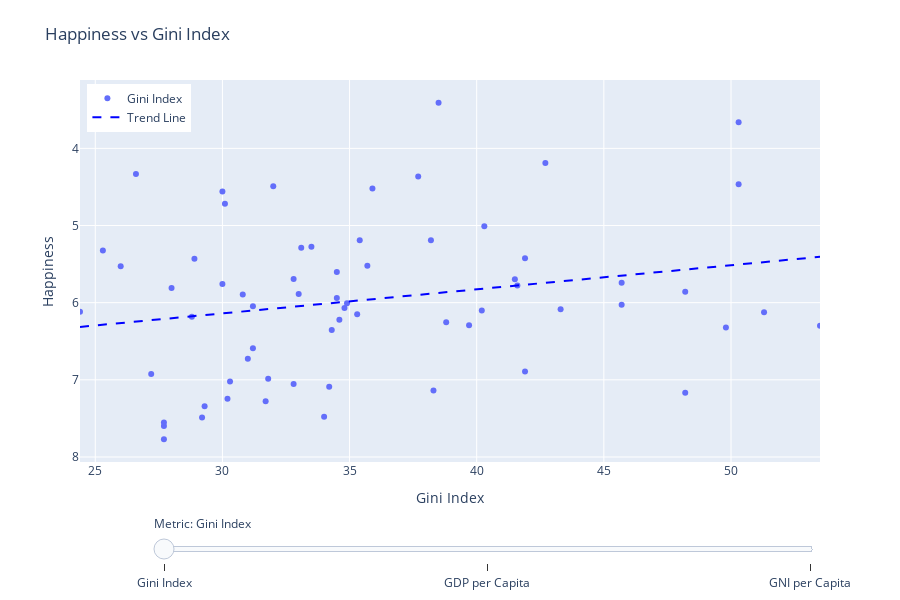

The notebook cell this image was saved under:
### Markdown cell above
**Money does buy happiness**

It is often proposed that greater national wealth leads to higher levels of happiness among citizens. To see wether they are correlated, we analysed how average happiness scores relate to three key economic indicators: Gross Domestic Product (GDP), Gross National Income (GNI), and the Gini Index (Income inequality).



The trendlines suggest that countries with higher GDP and GNI often report higher happiness levels. This supports the general belief that wealth leads to happiness due to the fact that wealth increases access to basic needs, and social stability, factors that are positively associated with well-being and happiness. However, the relationship is not linear, and several wealthy countries show only moderate happiness scores, this suggests other factors are still extremely relevant and happiness cannot be predicted by looking at wealth alone. Correlation does not imply causation, and the observed pattern may be influenced by unmeasured factors.

The third plot, Happiness vs Gini Index, presents a different insight. Within this dataset, a negative correlation is visible, with happiness tending to decline as income inequality (measured by the Gini Index) increases. . In other words, even among wealthier nations, greater inequality is associated with lower average happiness. This aligns with findings by researchers such as Oishi et al., (2011), who in their research found that americans reported being happier on average in years where the national income inequality was less. This suggests income inequality might be a factor which has impact on the happiness . However income inequality may be acting as a substitute for how people perceive the fairness in society and the level of social mobility people have. Happiness is also a subjective measurement, and cultural differences in how inequality is perceived can vary widely, potentially affecting how people respond in surveys.

The plots suggest that while wealth does matter, its distribution may be even more of a factor. Factors such as income equality are likely important to how people will respond to questions about their happiness.

### Code cell
import pandas as pd
import numpy as np
import plotly.graph_objects as go
from plotly.offline import init_notebook_mode, iplot

init_notebook_mode(connected=True)

df = pd.read_csv('final.csv')

df['Happiness_rank'] = df['Happiness'].rank(method='min', ascending=False).astype(int)
total_countries = df['Country'].nunique()

df_gini = df.dropna(subset=['Gini_index', 'Happiness', 'Country', 'Happiness_rank'])
df_gdp  = df.dropna(subset=['GDP_current_usd', 'Happiness', 'Country', 'Happiness_rank'])
df_gni  = df.dropna(subset=['GNI_current_usd', 'Happiness', 'Country', 'Happiness_rank'])

# Zoomed-in x-axis ranges (but full data still used for trendlines)
x_range_gini = [df_gini['Gini_index'].min(), df_gini['Gini_index'].max()]
x_range_gdp  = [df_gdp['GDP_current_usd'].min(), 5e11]  # 0.5 trillion
x_range_gni  = [df_gni['GNI_current_usd'].min(), 5e11]  # 0.5 trillion
y_range      = [df['Happiness'].min(), df['Happiness'].max()]

def add_trend_trace(x, y, color, visible=True):
    x_vals = x.values
    y_vals = y.values
    slope, intercept = np.polyfit(x_vals, y_vals, 1)
    x_trend = np.linspace(min(x_vals), max(x_vals), 100)
    y_trend = slope * x_trend + intercept
    
    return go.Scatter(
        x=x_trend,
        y=y_trend,
        mode='lines',
        line=dict(color=color, dash='dash'),
        name='Trend Line',
        visible=visible,
        hoverinfo='skip'
    )

trace_gini = go.Scatter(
    x=df_gini['Gini_index'],
    y=df_gini['Happiness'],
    mode='markers',
    name='Gini Index',
    visible=True,
    text=df_gini['Country'],
    customdata=df_gini['Happiness_rank'],
    hovertemplate=(
        "Country: %{text}<br>"
        f"Rank: %{{customdata}} out of {total_countries}<br>"
        "Gini Index: %{x:.1f}<br>"
        "Happiness: %{y:.2f}<extra></extra>"
    )
)

trace_gdp = go.Scatter(
    x=df_gdp['GDP_current_usd'],
    y=df_gdp['Happiness'],
    mode='markers',
    name='GDP per Capita',
    visible=False,
    text=df_gdp['Country'],
    customdata=df_gdp['Happiness_rank'],
    hovertemplate=(
        "Country: %{text}<br>"
        f"Rank: %{{customdata}} out of {total_countries}<br>"
        "GDP per Capita: $%{x:,.0f}<br>"
        "Happiness: %{y:.2f}<extra></extra>"
    )
)

trace_gni = go.Scatter(
    x=df_gni['GNI_current_usd'],
    y=df_gni['Happiness'],
    mode='markers',
    name='GNI per Capita',
    visible=False,
    text=df_gni['Country'],
    customdata=df_gni['Happiness_rank'],
    hovertemplate=(
        "Country: %{text}<br>"
        f"Rank: %{{customdata}} out of {total_countries}<br>"
        "GNI per Capita: $%{x:,.0f}<br>"
        "Happiness: %{y:.2f}<extra></extra>"
    )
)

trend_gini = add_trend_trace(df_gini['Gini_index'], df_gini['Happiness'], 'blue', True)
trend_gdp  = add_trend_trace(df_gdp['GDP_current_usd'], df_gdp['Happiness'], 'blue', False)
trend_gni  = add_trend_trace(df_gni['GNI_current_usd'], df_gni['Happiness'], 'blue', False)

fig = go.Figure(data=[trace_gini, trace_gdp, trace_gni, trend_gini, trend_gdp, trend_gni])

steps = [
    dict(method='update', label='Gini Index',
         args=[{'visible': [True, False, False, True, False, False]},
               {'title': 'Happiness vs Gini Index',
                'xaxis': {'title': 'Gini Index', 'range': x_range_gini, 'fixedrange': True},
                'yaxis': {'title': 'Happiness', 'range': y_range, 'fixedrange': True}}]),
    dict(method='update', label='GDP per Capita',
         args=[{'visible': [False, True, False, False, True, False]},
               {'title': 'Happiness vs GDP per Capita',
                'xaxis': {'title': 'GDP per Capita (USD)', 'range': x_range_gdp, 'fixedrange': True},
                'yaxis': {'title': 'Happiness', 'range': y_range, 'fixedrange': True}}]),
    dict(method='update', label='GNI per Capita',
         args=[{'visible': [False, False, True, False, False, True]},
               {'title': 'Happiness vs GNI per Capita',
                'xaxis': {'title': 'GNI per Capita (USD)', 'range': x_range_gni, 'fixedrange': True},
                'yaxis': {'title': 'Happiness', 'range': y_range, 'fixedrange': True}}])
]

fig.update_layout(
    sliders=[dict(
        active=0,
        currentvalue={'prefix': 'Metric: '},
        pad={'t': 50},
        steps=steps,
        len=0.9,
        x=0.1,
        xanchor='left'
    )],
    title="Happiness vs Gini Index",
    width=800,
    height=600,
    autosize=False,
    margin=dict(t=80, b=80, l=80, r=80),
    xaxis=dict(
        title=dict(text='Gini Index', font=dict(size=14)),
        range=x_range_gini,
        fixedrange=True,
        tickfont=dict(size=12),
        automargin=False
    ),
    yaxis=dict(
        title=dict(text='Happiness', font=dict(size=14)),
        range=y_range,
        fixedrange=True,
        tickmode='linear',
        dtick=1,
        tickfont=dict(size=12),
        automargin=False,
        autorange='reversed'
    ),
    hoverlabel=dict(font=dict(size=12)),
    showlegend=True,
    legend=dict(
        font=dict(size=12),
        x=0.01, y=0.99,
        borderwidth=0
    )
)

iplot(fig)

### Figure 1 — Plotly figure (JSON) as saved in the notebook; plotly's stock layout.template omitted (floating-point values rounded to 4 significant figures; data arrays with more than 128 entries replaced by an {"elided": "..."} marker saying what was removed)
{"data": [{"customdata": [1, 2, 3, 5, 6, 7, 9, 10, 12, 13, 14, 15, 16, 17, 18, 19, 21, 23, 28, 29, 30, 31, 33, 34, 36, 38, 39, 40, 42, 43, 44, 45, 46, 48, 49, 50, 53, 54, 55, 56, 57, 58, 59, 60, 63, 64, 66, 68, 69, 72, 73, 75, 82, 83, 86, 93, 100, 102, 104, 105, 111, 114, 116, 125, 128], "hovertemplate": "Country: %{text}<br>Rank: %{customdata} out of 133<br>Gini Index: %{x:.1f}<br>Happiness: %{y:.2f}<extra></extra>", "mode": "markers", "name": "Gini Index", "text": ["Finland", "Denmark", "Norway", "Netherlands", "Switzerland", "Sweden", "Canada", "Austria", "Costa Rica", "Israel", "Luxembourg", "United Kingdom", "Ireland", "Germany", "Belgium", "United States", "Malta", "France", "Spain", "Panama", "Brazil", "Uruguay", "El Salvador", "Italy", "Poland", "Lithuania", "Colombia", "Slovenia", "Kosovo", "Argentina", "Romania", "Cyprus", "Ecuador", "Thailand", "Latvia", "Estonia", "Japan", "Honduras", "Kazakhstan", "Bolivia", "Hungary", "Paraguay", "Peru", "Portugal", "Serbia", "Moldova", "Montenegro", "Croatia", "Dominican Republic", "Belarus", "Greece", "North Macedonia", "Indonesia", "China", "Bulgaria", "Albania", "Armenia", "Georgia", "Mauritania", "Mozambique", "Sri Lanka", "Ukraine", "Uganda", "Zimbabwe", "Malawi"], "type": "scatter", "visible": true, "x": [27.7, 27.7, 27.7, 29.2, 34.0, 29.3, 31.7, 30.2, 48.2, 38.3, 34.2, 32.8, 30.3, 31.8, 27.2, 41.9, 31.0, 31.2, 34.3, 49.8, 53.5, 39.7, 38.8, 34.6, 28.8, 35.3, 51.3, 24.4, 40.2, 43.3, 34.8, 31.2, 45.7, 34.9, 34.5, 30.8, 33.0, 48.2, 28.0, 41.6, 30.0, 45.7, 41.5, 32.8, 34.5, 26.0, 35.7, 28.9, 41.9, 25.3, 33.1, 33.5, 35.4, 38.2, 40.3, 30.1, 30.0, 35.9, 32.0, 50.3, 37.7, 26.6, 42.7, 50.3, 38.5], "y": [7.769, 7.6, 7.554, 7.488, 7.48, 7.343, 7.278, 7.246, 7.167, 7.139, 7.09, 7.054, 7.021, 6.985, 6.923, 6.892, 6.726, 6.592, 6.354, 6.321, 6.3, 6.293, 6.253, 6.223, 6.182, 6.149, 6.125, 6.118, 6.1, 6.086, 6.07, 6.046, 6.028, 6.008, 5.94, 5.893, 5.886, 5.86, 5.809, 5.779, 5.758, 5.743, 5.697, 5.693, 5.603, 5.529, 5.523, 5.432, 5.425, 5.323, 5.287, 5.274, 5.192, 5.191, 5.011, 4.719, 4.559, 4.519, 4.49, 4.466, 4.366, 4.332, 4.189, 3.663, 3.41]}, {"customdata": {"elided": "132 int values"}, "hovertemplate": "Country: %{text}<br>Rank: %{customdata} out of 133<br>GDP per Capita: $%{x:,.0f}<br>Happiness: %{y:.2f}<extra></extra>", "mode": "markers", "name": "GDP per Capita", "text": {"elided": "132 str values"}, "type": "scatter", "visible": false, "x": {"elided": "132 float values"}, "y": {"elided": "132 float values"}}, {"customdata": {"elided": "132 int values"}, "hovertemplate": "Country: %{text}<br>Rank: %{customdata} out of 133<br>GNI per Capita: $%{x:,.0f}<br>Happiness: %{y:.2f}<extra></extra>", "mode": "markers", "name": "GNI per Capita", "text": {"elided": "132 str values"}, "type": "scatter", "visible": false, "x": {"elided": "132 float values"}, "y": {"elided": "132 float values"}}, {"hoverinfo": "skip", "line": {"color": "blue", "dash": "dash"}, "mode": "lines", "name": "Trend Line", "type": "scatter", "visible": true, "x": [24.4, 24.69, 24.99, 25.28, 25.58, 25.87, 26.16, 26.46, 26.75, 27.05, 27.34, 27.63, 27.93, 28.22, 28.52, 28.81, 29.1, 29.4, 29.69, 29.98, 30.28, 30.57, 30.87, 31.16, 31.45, 31.75, 32.04, 32.34, 32.63, 32.92, 33.22, 33.51, 33.81, 34.1, 34.39, 34.69, 34.98, 35.28, 35.57, 35.86, 36.16, 36.45, 36.75, 37.04, 37.33, 37.63, 37.92, 38.22, 38.51, 38.8, 39.1, 39.39, 39.68, 39.98, 40.27, 40.57, 40.86, 41.15, 41.45, 41.74, 42.04, 42.33, 42.62, 42.92, 43.21, 43.51, 43.8, 44.09, 44.39, 44.68, 44.98, 45.27, 45.56, 45.86, 46.15, 46.45, 46.74, 47.03, 47.33, 47.62, 47.92, 48.21, 48.5, 48.8, 49.09, 49.38, 49.68, 49.97, 50.27, 50.56, 50.85, 51.15, 51.44, 51.74, 52.03, 52.32, 52.62, 52.91, 53.21, 53.5], "y": [6.314, 6.305, 6.296, 6.286, 6.277, 6.268, 6.259, 6.25, 6.241, 6.231, 6.222, 6.213, 6.204, 6.195, 6.186, 6.176, 6.167, 6.158, 6.149, 6.14, 6.131, 6.121, 6.112, 6.103, 6.094, 6.085, 6.075, 6.066, 6.057, 6.048, 6.039, 6.03, 6.02, 6.011, 6.002, 5.993, 5.984, 5.975, 5.965, 5.956, 5.947, 5.938, 5.929, 5.92, 5.91, 5.901, 5.892, 5.883, 5.874, 5.864, 5.855, 5.846, 5.837, 5.828, 5.819, 5.809, 5.8, 5.791, 5.782, 5.773, 5.764, 5.754, 5.745, 5.736, 5.727, 5.718, 5.709, 5.699, 5.69, 5.681, 5.672, 5.663, 5.653, 5.644, 5.635, 5.626, 5.617, 5.608, 5.598, 5.589, 5.58, 5.571, 5.562, 5.553, 5.543, 5.534, 5.525, 5.516, 5.507, 5.498, 5.488, 5.479, 5.47, 5.461, 5.452, 5.442, 5.433, 5.424, 5.415, 5.406]}, {"hoverinfo": "skip", "line": {"color": "blue", "dash": "dash"}, "mode": "lines", "name": "Trend Line", "type": "scatter", "visible": false, "x": [1195000000.0, 218800000000.0, 436300000000.0, 653900000000.0, 871400000000.0, 1089000000000.0, 1307000000000.0, 1524000000000.0, 1742000000000.0, 1959000000000.0, 2177000000000.0, 2394000000000.0, 2612000000000.0, 2830000000000.0, 3047000000000.0, 3265000000000.0, 3482000000000.0, 3700000000000.0, 3917000000000.0, 4135000000000.0, 4352000000000.0, 4570000000000.0, 4788000000000.0, 5005000000000.0, 5223000000000.0, 5440000000000.0, 5658000000000.0, 5875000000000.0, 6093000000000.0, 6311000000000.0, 6528000000000.0, 6746000000000.0, 6963000000000.0, 7181000000000.0, 7398000000000.0, 7616000000000.0, 7833000000000.0, 8051000000000.0, 8269000000000.0, 8486000000000.0, 8704000000000.0, 8921000000000.0, 9139000000000.0, 9356000000000.0, 9574000000000.0, 9792000000000.0, 10010000000000.0, 10230000000000.0, 10440000000000.0, 10660000000000.0, 10880000000000.0, 11100000000000.0, 11310000000000.0, 11530000000000.0, 11750000000000.0, 11970000000000.0, 12180000000000.0, 12400000000000.0, 12620000000000.0, 12840000000000.0, 13060000000000.0, 13270000000000.0, 13490000000000.0, 13710000000000.0, 13930000000000.0, 14140000000000.0, 14360000000000.0, 14580000000000.0, 14800000000000.0, 15010000000000.0, 15230000000000.0, 15450000000000.0, 15670000000000.0, 15880000000000.0, 16100000000000.0, 16320000000000.0, 16540000000000.0, 16750000000000.0, 16970000000000.0, 17190000000000.0, 17410000000000.0, 17620000000000.0, 17840000000000.0, 18060000000000.0, 18280000000000.0, 18490000000000.0, 18710000000000.0, 18930000000000.0, 19150000000000.0, 19360000000000.0, 19580000000000.0, 19800000000000.0, 20020000000000.0, 20230000000000.0, 20450000000000.0, 20670000000000.0, 20890000000000.0, 21100000000000.0, 21320000000000.0, 21540000000000.0], "y": [5.432, 5.45, 5.469, 5.487, 5.506, 5.524, 5.542, 5.561, 5.579, 5.598, 5.616, 5.635, 5.653, 5.671, 5.69, 5.708, 5.727, 5.745, 5.764, 5.782, 5.801, 5.819, 5.837, 5.856, 5.874, 5.893, 5.911, 5.93, 5.948, 5.966, 5.985, 6.003, 6.022, 6.04, 6.059, 6.077, 6.095, 6.114, 6.132, 6.151, 6.169, 6.188, 6.206, 6.225, 6.243, 6.261, 6.28, 6.298, 6.317, 6.335, 6.354, 6.372, 6.39, 6.409, 6.427, 6.446, 6.464, 6.483, 6.501, 6.519, 6.538, 6.556, 6.575, 6.593, 6.612, 6.63, 6.648, 6.667, 6.685, 6.704, 6.722, 6.741, 6.759, 6.778, 6.796, 6.814, 6.833, 6.851, 6.87, 6.888, 6.907, 6.925, 6.943, 6.962, 6.98, 6.999, 7.017, 7.036, 7.054, 7.072, 7.091, 7.109, 7.128, 7.146, 7.165, 7.183, 7.201, 7.22, 7.238, 7.257]}, {"hoverinfo": "skip", "line": {"color": "blue", "dash": "dash"}, "mode": "lines", "name": "Trend Line", "type": "scatter", "visible": false, "x": [1201000000.0, 221000000000.0, 440900000000.0, 660700000000.0, 880500000000.0, 1100000000000.0, 1320000000000.0, 1540000000000.0, 1760000000000.0, 1980000000000.0, 2200000000000.0, 2419000000000.0, 2639000000000.0, 2859000000000.0, 3079000000000.0, 3299000000000.0, 3519000000000.0, 3738000000000.0, 3958000000000.0, 4178000000000.0, 4398000000000.0, 4618000000000.0, 4838000000000.0, 5057000000000.0, 5277000000000.0, 5497000000000.0, 5717000000000.0, 5937000000000.0, 6157000000000.0, 6376000000000.0, 6596000000000.0, 6816000000000.0, 7036000000000.0, 7256000000000.0, 7476000000000.0, 7695000000000.0, 7915000000000.0, 8135000000000.0, 8355000000000.0, 8575000000000.0, 8795000000000.0, 9014000000000.0, 9234000000000.0, 9454000000000.0, 9674000000000.0, 9894000000000.0, 10110000000000.0, 10330000000000.0, 10550000000000.0, 10770000000000.0, 10990000000000.0, 11210000000000.0, 11430000000000.0, 11650000000000.0, 11870000000000.0, 12090000000000.0, 12310000000000.0, 12530000000000.0, 12750000000000.0, 12970000000000.0, 13190000000000.0, 13410000000000.0, 13630000000000.0, 13850000000000.0, 14070000000000.0, 14290000000000.0, 14510000000000.0, 14730000000000.0, 14950000000000.0, 15170000000000.0, 15390000000000.0, 15610000000000.0, 15830000000000.0, 16050000000000.0, 16270000000000.0, 16490000000000.0, 16710000000000.0, 16930000000000.0, 17150000000000.0, 17370000000000.0, 17590000000000.0, 17810000000000.0, 18030000000000.0, 18250000000000.0, 18470000000000.0, 18690000000000.0, 18910000000000.0, 19130000000000.0, 19350000000000.0, 19570000000000.0, 19790000000000.0, 20010000000000.0, 20230000000000.0, 20450000000000.0, 20670000000000.0, 20890000000000.0, 21110000000000.0, 21330000000000.0, 21550000000000.0, 21760000000000.0], "y": [5.433, 5.451, 5.469, 5.488, 5.506, 5.524, 5.543, 5.561, 5.58, 5.598, 5.616, 5.635, 5.653, 5.672, 5.69, 5.708, 5.727, 5.745, 5.763, 5.782, 5.8, 5.819, 5.837, 5.855, 5.874, 5.892, 5.911, 5.929, 5.947, 5.966, 5.984, 6.003, 6.021, 6.039, 6.058, 6.076, 6.094, 6.113, 6.131, 6.15, 6.168, 6.186, 6.205, 6.223, 6.242, 6.26, 6.278, 6.297, 6.315, 6.333, 6.352, 6.37, 6.389, 6.407, 6.425, 6.444, 6.462, 6.481, 6.499, 6.517, 6.536, 6.554, 6.573, 6.591, 6.609, 6.628, 6.646, 6.664, 6.683, 6.701, 6.72, 6.738, 6.756, 6.775, 6.793, 6.812, 6.83, 6.848, 6.867, 6.885, 6.903, 6.922, 6.94, 6.959, 6.977, 6.995, 7.014, 7.032, 7.051, 7.069, 7.087, 7.106, 7.124, 7.143, 7.161, 7.179, 7.198, 7.216, 7.234, 7.253]}], "layout": {"autosize": false, "height": 600, "hoverlabel": {"font": {"size": 12}}, "legend": {"borderwidth": 0, "font": {"size": 12}, "x": 0.01, "y": 0.99}, "margin": {"b": 80, "l": 80, "r": 80, "t": 80}, "showlegend": true, "sliders": [{"active": 0, "currentvalue": {"prefix": "Metric: "}, "len": 0.9, "pad": {"t": 50}, "steps": [{"args": [{"visible": [true, false, false, true, false, false]}, {"title": "Happiness vs Gini Index", "xaxis": {"fixedrange": true, "range": [24.4, 53.5], "title": "Gini Index"}, "yaxis": {"fixedrange": true, "range": [2.853, 7.769], "title": "Happiness"}}], "label": "Gini Index", "method": "update"}, {"args": [{"visible": [false, true, false, false, true, false]}, {"title": "Happiness vs GDP per Capita", "xaxis": {"fixedrange": true, "range": [1195000000.0, 500000000000], "title": "GDP per Capita (USD)"}, "yaxis": {"fixedrange": true, "range": [2.853, 7.769], "title": "Happiness"}}], "label": "GDP per Capita", "method": "update"}, {"args": [{"visible": [false, false, true, false, false, true]}, {"title": "Happiness vs GNI per Capita", "xaxis": {"fixedrange": true, "range": [1201000000.0, 500000000000], "title": "GNI per Capita (USD)"}, "yaxis": {"fixedrange": true, "range": [2.853, 7.769], "title": "Happiness"}}], "label": "GNI per Capita", "method": "update"}], "x": 0.1, "xanchor": "left"}], "title": {"text": "Happiness vs Gini Index"}, "width": 900, "xaxis": {"automargin": false, "fixedrange": true, "range": [24.4, 53.5], "tickfont": {"size": 12}, "title": {"font": {"size": 14}, "text": "Gini Index"}}, "yaxis": {"automargin": false, "autorange": "reversed", "dtick": 1, "fixedrange": true, "range": [2.853, 7.769], "tickfont": {"size": 12}, "tickmode": "linear", "title": {"font": {"size": 14}, "text": "Happiness"}}}}
